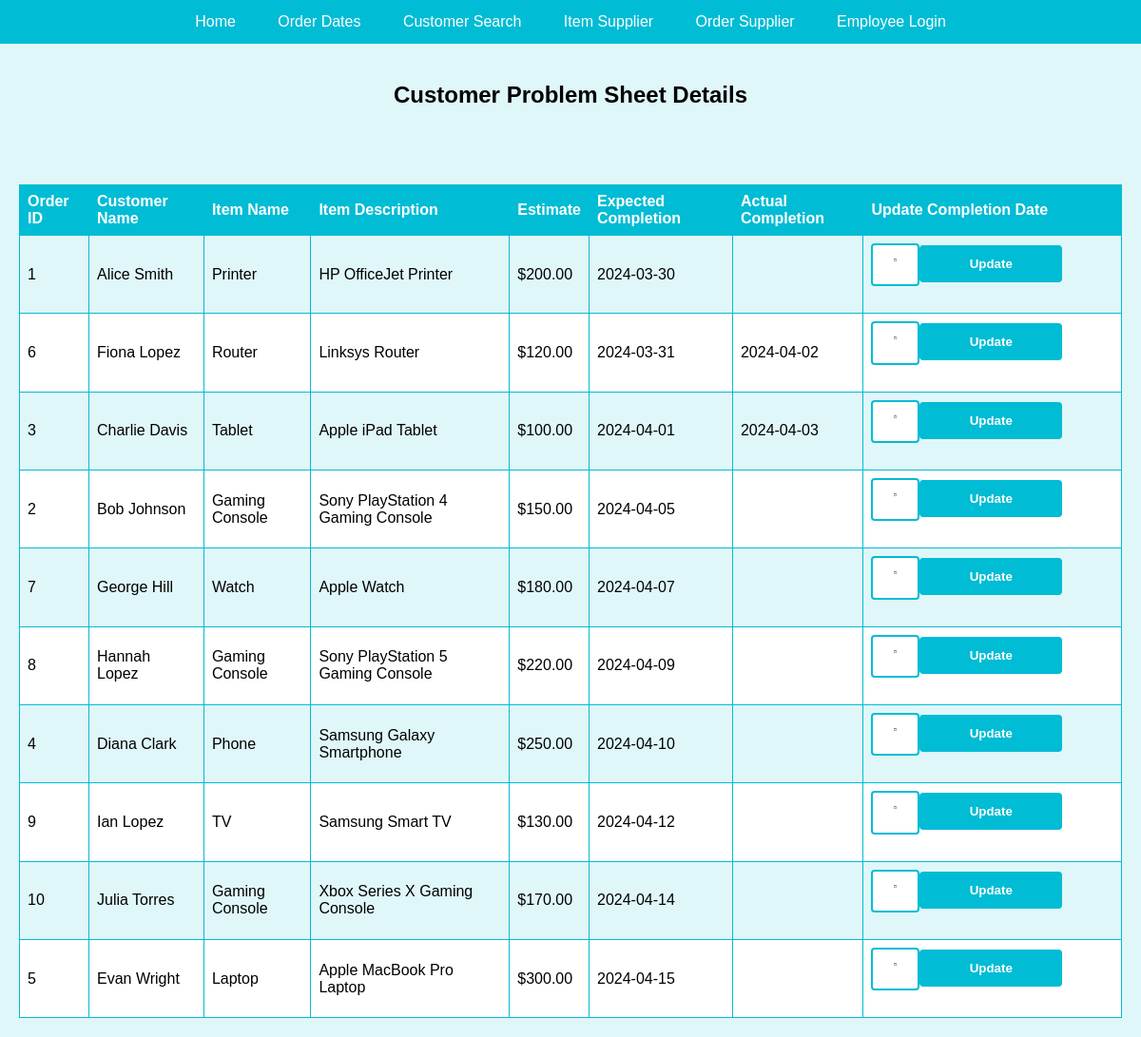
Page /edit-completion-date.php on the committed database.
### tables this page shows
CREATE TABLE prob_sheet
(
id INT AUTO_INCREMENT NOT NULL,
estimate DECIMAL(10, 2),
expected_completion DATE,
completion_date DATE,
cust_id INT,
item_id INT,
PRIMARY KEY (id),
FOREIGN KEY (cust_id) REFERENCES customers(id),
FOREIGN KEY (item_id) REFERENCES item(id)
);

CREATE TABLE customers
(
id INT AUTO_INCREMENT NOT NULL,
fname VARCHAR(25),
lname VARCHAR(25), 
PRIMARY KEY (id)
);

CREATE TABLE item
(
id INT AUTO_INCREMENT NOT NULL,
name VARCHAR(30),
problem VARCHAR(225),
description VARCHAR(225),
PRIMARY KEY (id)
);

### edit-completion-date.php (the view, shortened to what this page needs)
<!doctype html>
<html lang="en">
<head>
    <link rel="stylesheet" href="style.css">
    <link rel="stylesheet" href="table-styles.css">
</head>
<body>
    <div class="search-container">
        <h2>Customer Problem Sheet Details</h2>
    </div>
</body>
</html><!DOCTYPE html>
<html lang="en">
<head>
    <link rel="stylesheet" href="style.css">
    <link rel="stylesheet" href="table-styles.css">
</head>
<body>
<div class="search-container">
    <table>
        <tr>
            <th>Order ID</th>
            <th>Customer Name</th>
            <th>Item Name</th>
            <th>Item Description</th>
            <th>Estimate</th>
            <th>Expected Completion</th>
            <th>Actual Completion</th>
            <th>Update Completion Date</th>
        </tr>
        <?php
        $servername = "db.luddy.indiana.edu";
        $username = "i308s24_nbakken";
        $password = "my+sql=i308s24_nbakken";
        $dbname = "i308s24_nbakken";
        $con = new mysqli($servername, $username, $password, $dbname);
        $sql = "SELECT ps.id AS order_id, ps.estimate, ps.expected_completion, ps.completion_date, c.fname AS customer_fname,
                c.lname AS customer_lname, i.name AS item_name, i.description AS item_description
                FROM prob_sheet AS ps
                JOIN customers AS c ON ps.cust_id = c.id
                JOIN item AS i ON ps.item_id = i.id
                WHERE ps.id IN (
                    SELECT ps.id
                    FROM prob_sheet AS ps
                    JOIN customers AS c ON ps.cust_id = c.id
                    JOIN item AS i ON ps.item_id = i.id
                    ORDER BY ps.expected_completion
                )
                ORDER BY ps.expected_completion";
        $result = $con->query($sql);
        if ($result !== false && $result->num_rows > 0) {
            while ($row = $result->fetch_assoc()) {
                echo "<tr>";
                echo "<td>" . $row['order_id'] . "</td>";
                echo "<td>" . $row['customer_fname'] . " " . $row['customer_lname'] . "</td>";
                echo "<td>" . $row['item_name'] . "</td>";
                echo "<td>" . $row['item_description'] . "</td>";
                echo "<td>" . "$".$row['estimate'] . "</td>";
                echo "<td>" . $row['expected_completion'] . "</td>";
                echo "<td>" . $row['completion_date'] . "</td>";
                echo "<td>";
                echo "<form action='update-completion-date.php' method='post'>";
                echo "<input type='date' name='new_date' value='" . $row['completion_date'] . "'>";
                echo "<input type='submit' value='Update' style='width: 150px;'>";
                echo "</form>";
                echo "</td>";
                echo "</tr>";
            }
        } else {
            echo "<tr><td colspan='8'>No records found.</td></tr>";
        }
        ?>
    </table>
</div>
</body>
</html>

### style.css (style rules this page uses)
body { font-family: Arial, sans-serif; background-color: #e0f7fa; margin: 0; padding: 0; box-sizing: border-box; }
.navbar { overflow: hidden; background-color: #00bcd4; text-align: center; }
.navbar a { display: inline-block; color: white; text-align: center; padding: 14px 20px; text-decoration: none; }
.search-container { padding: 20px; text-align: center; }
input[type="text"], input[type="password"], input[type="submit"], input[type="date"] { width: 20%; padding: 12px 20px; margin-bottom: 20px; border: 2px solid #00bcd4; border-radius: 4px; box-sizing: border-box; transition: border-color 0.3s; }
input[type="submit"] { background-color: #00bcd4; color: white; border: none; cursor: pointer; font-weight: bold; transition: background-color 0.3s; width:10%; }

### table-styles.css (style rules this page uses)
table { width: 100%; border-collapse: collapse; margin-top: 20px; background-color: white; }
th, td { border: 1px solid #00bcd4; padding: 8px; text-align: left; }
th { background-color: #00bcd4; color: white; }
tr:nth-child(even) { background-color: #e0f7fa; }

### rows in the picture
prob_sheet: id "1", cust.fname "Alice", cust.lname "Smith", item.name "Printer", item.description "HP OfficeJet Printer", estimate "200.00", expected_completion "2024-03-30"
prob_sheet: id "6", cust.fname "Fiona", cust.lname "Lopez", item.name "Router", item.description "Linksys Router", estimate "120.00", expected_completion "2024-03-31", completion_date "2024-04-02", new_date "04/02/2024"
prob_sheet: id "3", cust.fname "Charlie", cust.lname "Davis", item.name "Tablet", item.description "Apple iPad Tablet", estimate "100.00", expected_completion "2024-04-01", completion_date "2024-04-03", new_date "04/03/2024"
prob_sheet: id "2", cust.fname "Bob", cust.lname "Johnson", item.name "Gaming Console", item.description "Sony PlayStation 4 Gaming Console", estimate "150.00", expected_completion "2024-04-05"
prob_sheet: id "7", cust.fname "George", cust.lname "Hill", item.name "Watch", item.description "Apple Watch", estimate "180.00", expected_completion "2024-04-07"
prob_sheet: id "8", cust.fname "Hannah", cust.lname "Lopez", item.name "Gaming Console", item.description "Sony PlayStation 5 Gaming Console", estimate "220.00", expected_completion "2024-04-09"
prob_sheet: id "4", cust.fname "Diana", cust.lname "Clark", item.name "Phone", item.description "Samsung Galaxy Smartphone", estimate "250.00", expected_completion "2024-04-10"
prob_sheet: id "9", cust.fname "Ian", cust.lname "Lopez", item.name "TV", item.description "Samsung Smart TV", estimate "130.00", expected_completion "2024-04-12"
prob_sheet: id "10", cust.fname "Julia", cust.lname "Torres", item.name "Gaming Console", item.description "Xbox Series X Gaming Console", estimate "170.00", expected_completion "2024-04-14"
prob_sheet: id "5", cust.fname "Evan", cust.lname "Wright", item.name "Laptop", item.description "Apple MacBook Pro Laptop", estimate "300.00", expected_completion "2024-04-15"
